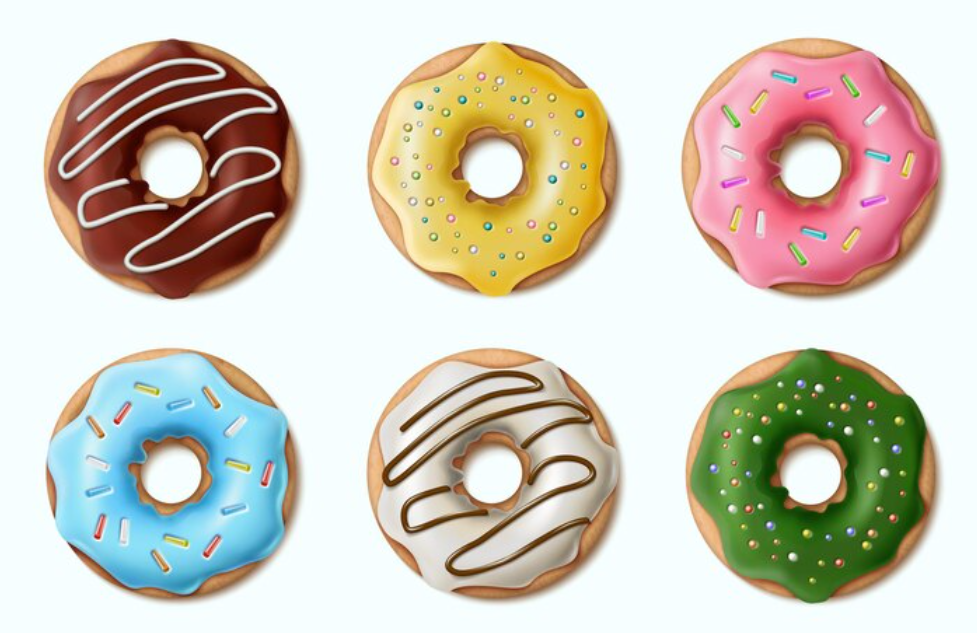
#> input picture assets/basics/object_rec/img.png, 977 x 633 px
$ python -i erosion.py   (imports and definitions only)
#> lines starting #> are read from the running program, lines starting #| are printed output that depends on the picture; after the words box and inside, x2 and y2 are one past the last pixel; in counts of white or black regions, pixels touching at a corner belong together
import cv2
import numpy as np


def erosion(image_path):
    img = cv2.imread(image_path, 0)
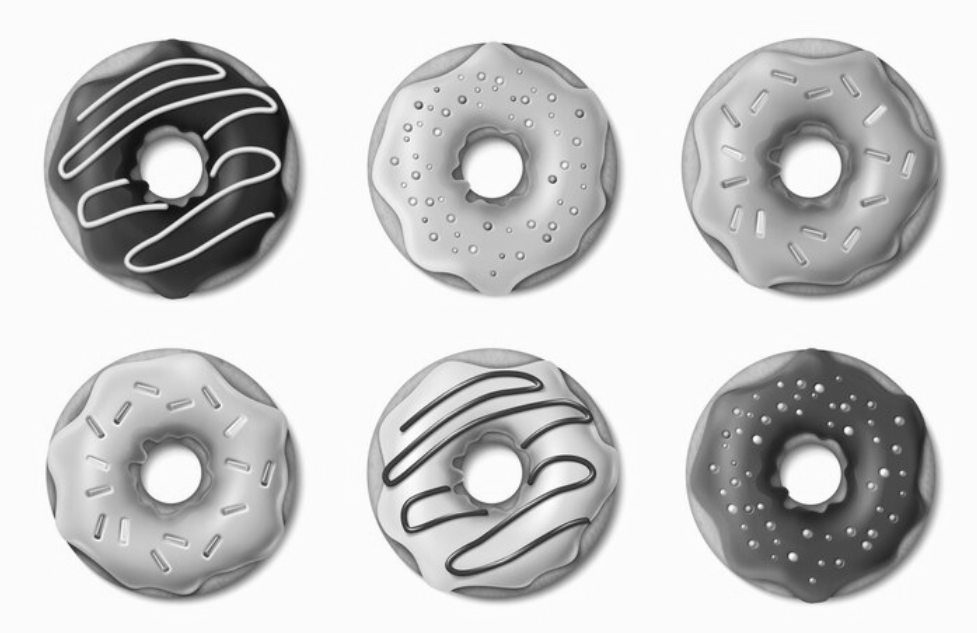
#> img: shape (633, 977); min 12, max 254, mean 201.8

    # todo binarize the image
    binr = cv2.threshold(img, 0, 255, cv2.THRESH_BINARY + cv2.THRESH_OTSU)[1]
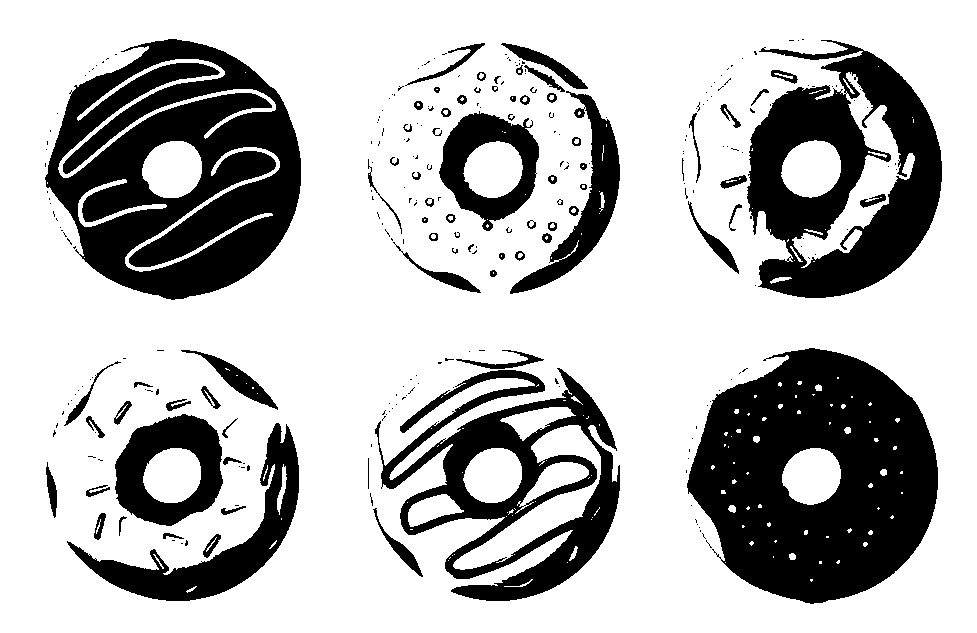
#> binr: shape (633, 977); 72.5% white; 279 black regions (205 under 20 px), largest, box (x1, y1, x2, y2) and area: (687, 348, 938, 604) 44218, (45, 39, 301, 300) 41570, (747, 40, 942, 298) 27019

    # todo np.ones: A function in the NumPy library that creates an array of units (values of 1).
    #  '(5, 5)': are the specific dimensions of the matrix, in this case it is a square matrix so we have 5 rows and 5 columns.
    #  np.uint8: It is the data type that is used to represent values within an array. In this case, uint8 is used to represent positive integers (unsigned integers) with a range from 0 to 255.
    kernel = np.ones((5, 5), np.uint8)

    # todo invert  image color
    invert = cv2.bitwise_not(binr)

    # todo erosion the image
    erosion_cas = cv2.erode(invert, kernel, iterations=1)
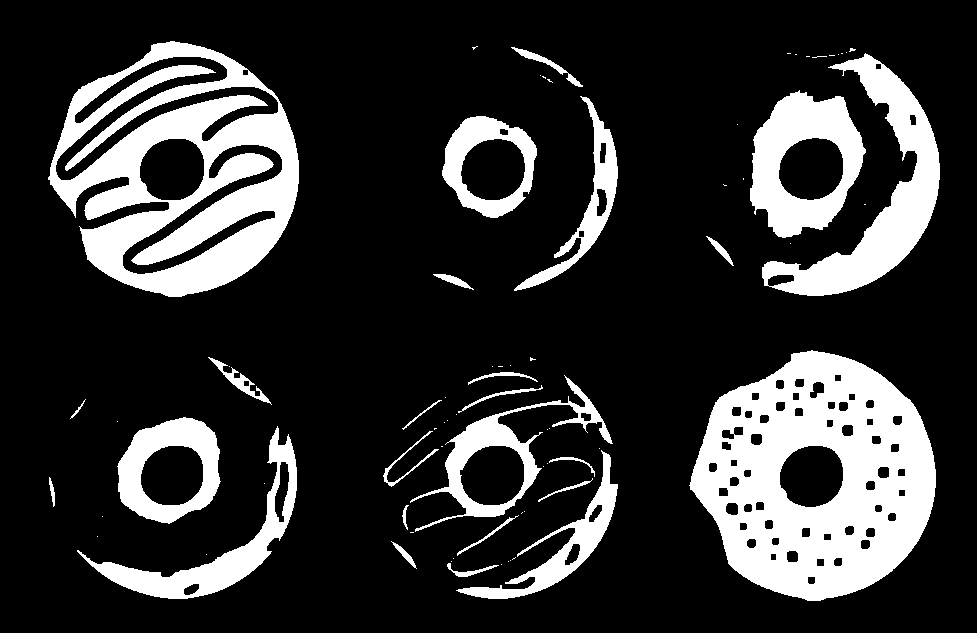
#> erosion_cas: shape (633, 977); 20% white; 74 white regions (48 under 20 px), largest, box (x1, y1, x2, y2) and area: (689, 350, 936, 601) 38972, (48, 41, 299, 297) 32199, (762, 53, 940, 296) 12028

    cv2.imshow('erosion', erosion_cas)
    cv2.imshow('original', img)
    cv2.waitKey(0)

>>> result = erosion('../../../assets/basics/object_rec/img.png')
